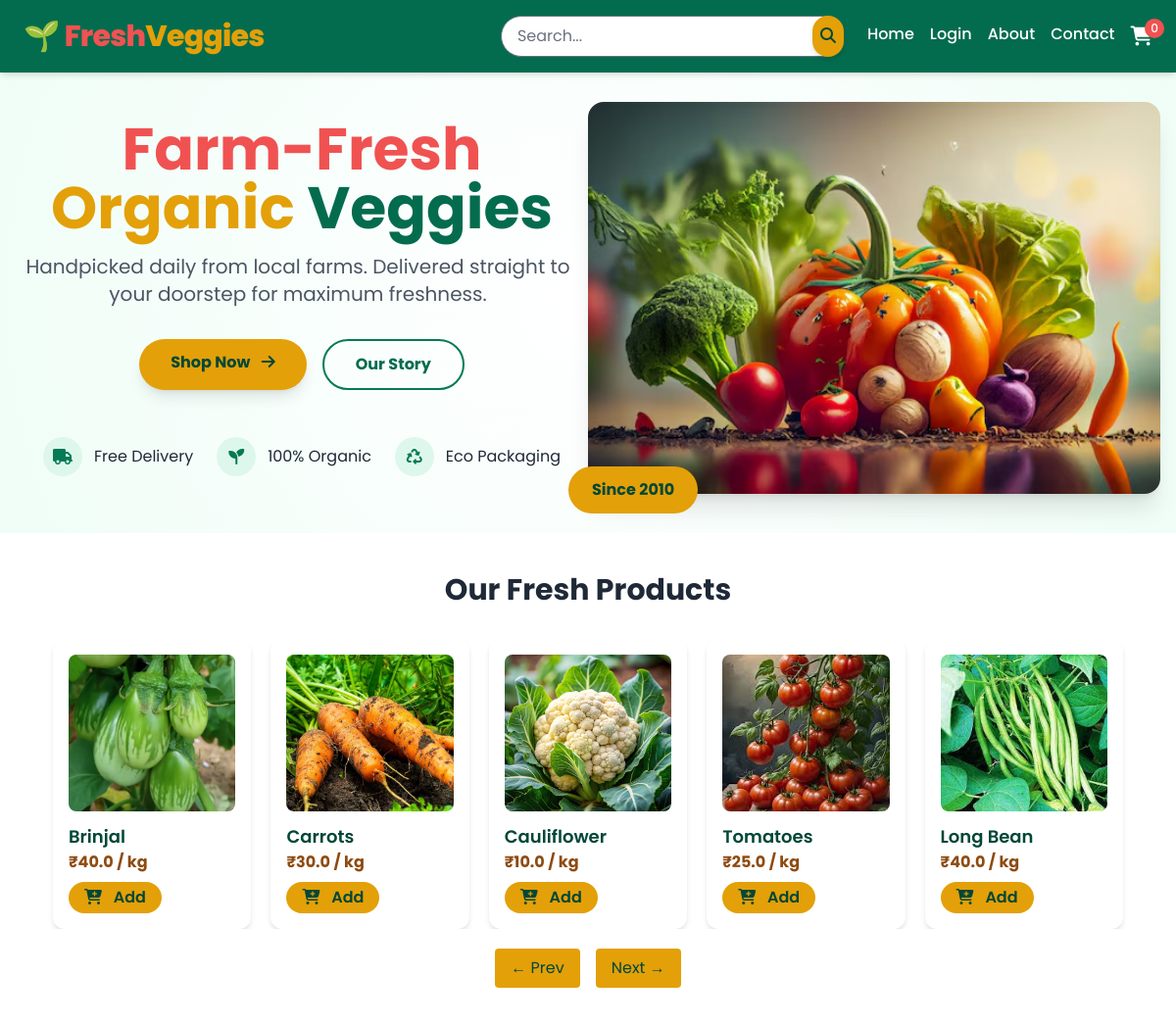
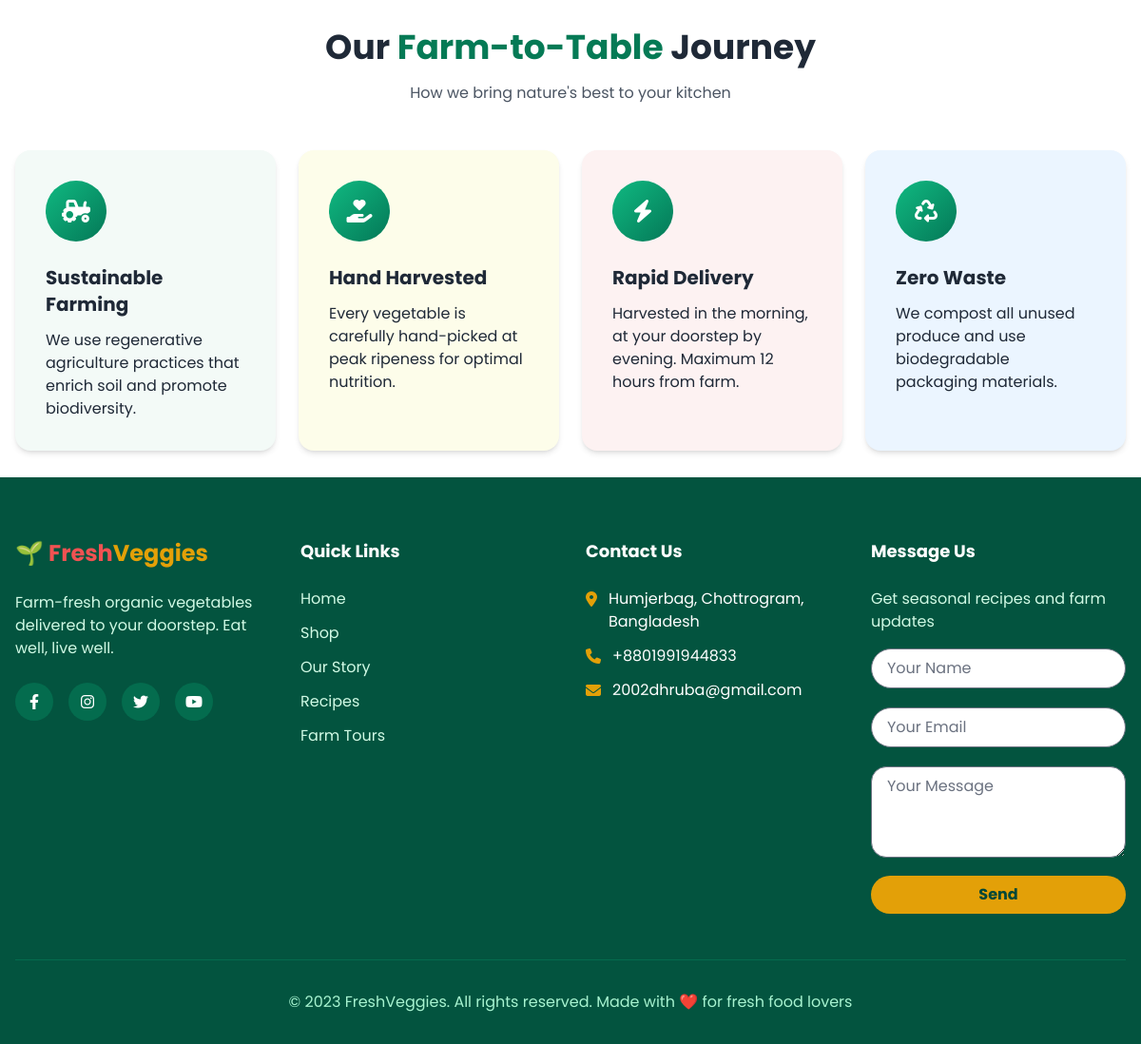
The page / on the database its author committed (2 pictures, top to bottom).
### app.py (models this page shows, shortened)
class Product(db.Model):
    id = db.Column(db.Integer, primary_key=True)
    name = db.Column(db.String(100), nullable=False)
    price = db.Column(db.Float, nullable=False)
    image = db.Column(db.String(200), nullable=False)
    category = db.Column(db.String(50), nullable=False)

### app.py (the view)
@app.route('/')
def home():
    products = Product.query.all()
    cart_count = 0
    if 'user_id' in session:
        user = User.query.get(session['user_id'])
        cart_count = CartItem.query.filter_by(user_id=user.id).count()
    return render_template('index.html', products=products, cart_count=cart_count)

### app.py (called while the page is built)
@app.context_processor
def inject_csrf_token():
    return dict(csrf_token=generate_csrf)

### templates/index.html (shortened to what this page needs)
<!DOCTYPE html>
<html lang="en">
<head>
  <link href="https://cdn.jsdelivr.net/npm/tailwindcss@2.2.19/dist/tailwind.min.css" rel="stylesheet">
  <link rel="stylesheet" href="https://cdnjs.cloudflare.com/ajax/libs/font-awesome/6.4.0/css/all.min.css">
  <link href="https://cdnjs.cloudflare.com/ajax/libs/flowbite/2.2.1/flowbite.min.css" rel="stylesheet">
</head>
<body class="bg-white text-gray-800 pt-16">
  <nav class="bg-green-700 text-white py-4 px-6 shadow-md fixed top-0 left-0 w-full z-50" aria-label="Main navigation">
    <div class="max-w-7xl mx-auto flex flex-col md:flex-row justify-between items-center gap-4">
      <a href="/">
        <h1 class="text-3xl font-extrabold tracking-tight">
          <span class="text-red-500">🌱 Fresh</span><span class="text-yellow-400">Veggies</span>
        </h1>
      </a>
      <div class="flex items-center space-x-6 relative w-full md:w-auto">
        <form action="/search" method="GET" class="relative w-full">
          <input type="text" name="q" placeholder="Search..."
                 class="rounded-full px-4 py-2 text-gray-800 focus:outline-none focus:ring-2 focus:ring-yellow-400 w-full"
                 id="search-input" aria-label="Search products" />
          <button type="submit" class="ml-2 bg-yellow-400 text-green-900 rounded-full p-2 hover:bg-yellow-300 transition shadow-md absolute right-0 top-0 h-full">
            <i class="fas fa-search"></i>
          </button>
        </form>
        <ul class="flex space-x-4 text-md font-medium">
          <li><a href="/" class="hover:text-yellow-300 transition">Home</a></li>
          {% if 'username' in session %}
            <li><a href="/logout" class="hover:text-yellow-300 transition">Logout</a></li>
          {% else %}
            <li><a href="/login" class="hover:text-yellow-300 transition">Login</a></li>
          {% endif %}
          <li><a href="#about" class="hover:text-yellow-300 transition">About</a></li>
          <li><a href="#contact" class="hover:text-yellow-300 transition">Contact</a></li>
          <li>
            <a href="/cart" class="relative" aria-label="Shopping cart">
              <i class="fas fa-shopping-cart text-xl"></i>
              {% if 'user_id' in session %}
                <span class="absolute -top-2 -right-3 bg-red-500 text-white rounded-full w-5 h-5 flex items-center justify-center text-xs" id="cart-count">{{ cart_count }}</span>
              {% else %}
                <span class="absolute -top-2 -right-3 bg-red-500 text-white rounded-full w-5 h-5 flex items-center justify-center text-xs">0</span>
              {% endif %}
            </a>
          </li>
        </ul>
      </div>
    </div>
  </nav>
  <main id="main-content">
    <section class="hero-pattern py-10">
      <div class="max-w-7xl mx-auto px-4 flex flex-col md:flex-row items-center">
        <div class="md:w-1/2 text-center md:text-left mb-10 md:mb-0">
          <h1 class="text-4xl md:text-5xl lg:text-6xl font-bold mb-4 leading-tight">
            <span class="text-red-500">Farm-Fresh</span>
            <span class="text-yellow-400">Organic</span>
            <span class="text-green-700">Veggies</span>
          </h1>
          <p class="text-lg md:text-xl text-gray-600 max-w-xl mb-8">
            Handpicked daily from local farms. Delivered straight to your doorstep for maximum freshness.
          </p>
          <div class="flex flex-col sm:flex-row gap-4 justify-center md:justify-start">
            <a href="#products" class="bg-yellow-400 text-green-900 px-8 py-3 rounded-full font-bold hover:bg-yellow-300 transition shadow-lg text-center">
              Shop Now <i class="fas fa-arrow-right ml-2"></i>
            </a>
            <a href="#about" class="border-2 border-green-600 text-green-700 px-8 py-3 rounded-full font-bold hover:bg-green-50 transition text-center">
              Our Story
            </a>
          </div>
          <div class="mt-12 flex flex-wrap gap-6 justify-center md:justify-start">
            <div class="flex items-center">
              <div class="w-10 h-10 rounded-full bg-green-100 flex items-center justify-center mr-3">
                <i class="fas fa-truck text-green-600" aria-hidden="true"></i>
              </div>
              <span>Free Delivery</span>
            </div>
            <div class="flex items-center">
              <div class="w-10 h-10 rounded-full bg-green-100 flex items-center justify-center mr-3">
                <i class="fas fa-seedling text-green-600" aria-hidden="true"></i>
              </div>
              <span>100% Organic</span>
            </div>
            <div class="flex items-center">
              <div class="w-10 h-10 rounded-full bg-green-100 flex items-center justify-center mr-3">
                <i class="fas fa-recycle text-green-600" aria-hidden="true"></i>
              </div>
              <span>Eco Packaging</span>
            </div>
          </div>
        </div>
        <div class="md:w-1/2 flex justify-center md:justify-end">
          <div class="relative">
            <img src="static/op.avif"
                 alt="Fresh organic vegetables arranged in baskets"
                 class="rounded-2xl shadow-xl object-cover"
                 style="width: 100%; max-width: 700px; height: 400px;">
            <div class="absolute -bottom-5 -left-5 bg-yellow-400 text-green-900 px-6 py-3 rounded-full font-bold">
              Since 2010
            </div>
          </div>
        </div>
      </div>
    </section>
    <div class="relative max-w-6xl mx-auto pt-10 px-5 mb-10" id="products">
      <h2 class="text-3xl font-bold text-center mb-8">Our Fresh Products</h2>
      <div class="carousel-container">
        <div class="carousel-track" id="carousel-track">
          {% for product in products %}
          <div class="carousel-item">
            <div class="bg-white text-green-900 rounded-xl shadow-md p-4 relative">
              <img src="static/{{ product.image }}" alt="{{ product.name }}" class="rounded-lg h-40 w-full object-cover mb-3">
              <h3 class="font-semibold text-lg">{{ product.name }}</h3>
              <p class="text-yellow-700 font-bold mb-2">₹{{ product.price }} / kg</p>
              <button class="add-to-cart bg-yellow-400 text-green-900 px-4 py-1 rounded-full font-semibold hover:bg-yellow-300"
                      data-product-id="{{ product.id }}"
                      aria-label="Add {{ product.name }} to cart">
                <i class="fas fa-cart-plus mr-2"></i> Add
              </button>
            </div>
          </div>
          {% endfor %}
        </div>
      </div>
      <div class="carousel-controls">
        <button type="button" class="px-4 py-2 bg-yellow-400 text-green-900 rounded hover:bg-yellow-300" id="carousel-prev">
          ← Prev
        </button>
        <button type="button" class="px-4 py-2 bg-yellow-400 text-green-900 rounded hover:bg-yellow-300 ml-4" id="carousel-next">
          Next →
        </button>
      </div>
    </div>
    <section id="about" class="py-7 bg-white">
      <div class="max-w-7xl mx-auto px-4">
        <div class="text-center mb-12">
          <h2 class="text-4xl font-bold mb-4">Our <span class="text-green-600">Farm-to-Table</span> Journey</h2>
          <p class="text-gray-600 max-w-2xl mx-auto">How we bring nature's best to your kitchen</p>
        </div>
        <div class="grid grid-cols-1 md:grid-cols-2 lg:grid-cols-4 gap-6">
          <div class="p-8 bg-green-50 rounded-2xl shadow-md">
            <div class="farm-icon w-16 h-16 rounded-full flex items-center justify-center mb-6">
              <i class="fas fa-tractor text-white text-2xl" aria-hidden="true"></i>
            </div>
            <h3 class="font-bold text-xl mb-3">Sustainable Farming</h3>
            <p>We use regenerative agriculture practices that enrich soil and promote biodiversity.</p>
          </div>
          <div class="p-8 bg-yellow-50 rounded-2xl shadow-md">
            <div class="farm-icon w-16 h-16 rounded-full flex items-center justify-center mb-6">
              <i class="fas fa-hand-holding-heart text-white text-2xl" aria-hidden="true"></i>
            </div>
            <h3 class="font-bold text-xl mb-3">Hand Harvested</h3>
            <p>Every vegetable is carefully hand-picked at peak ripeness for optimal nutrition.</p>
          </div>
          <div class="p-8 bg-red-50 rounded-2xl shadow-md">
            <div class="farm-icon w-16 h-16 rounded-full flex items-center justify-center mb-6">
              <i class="fas fa-bolt text-white text-2xl" aria-hidden="true"></i>
            </div>
            <h3 class="font-bold text-xl mb-3">Rapid Delivery</h3>
            <p>Harvested in the morning, at your doorstep by evening. Maximum 12 hours from farm.</p>
          </div>
          <div class="p-8 bg-blue-50 rounded-2xl shadow-md">
            <div class="farm-icon w-16 h-16 rounded-full flex items-center justify-center mb-6">
              <i class="fas fa-recycle text-white text-2xl" aria-hidden="true"></i>
            </div>
            <h3 class="font-bold text-xl mb-3">Zero Waste</h3>
            <p>We compost all unused produce and use biodegradable packaging materials.</p>
          </div>
        </div>
      </div>
    </section>
  </main>
  <footer id="contact" class="bg-green-800 text-white pt-16 pb-8">
    <div class="max-w-7xl mx-auto px-4">
      <div class="grid grid-cols-1 md:grid-cols-4 gap-8 mb-12">
        <div>
          <h3 class="text-2xl font-bold mb-6">
            <span class="text-red-500">🌱 Fresh</span><span class="text-yellow-400">Veggies</span>
          </h3>
          <p class="mb-6 text-green-100">Farm-fresh organic vegetables delivered to your doorstep. Eat well, live well.</p>
          <div class="flex space-x-4">
            <a href="#" class="w-10 h-10 rounded-full bg-green-700 flex items-center justify-center hover:bg-green-600" aria-label="Facebook">
              <i class="fab fa-facebook-f"></i>
            </a>
            <a href="#" class="w-10 h-10 rounded-full bg-green-700 flex items-center justify-center hover:bg-green-600" aria-label="Instagram">
              <i class="fab fa-instagram"></i>
            </a>
            <a href="#" class="w-10 h-10 rounded-full bg-green-700 flex items-center justify-center hover:bg-green-600" aria-label="Twitter">
              <i class="fab fa-twitter"></i>
            </a>
            <a href="#" class="w-10 h-10 rounded-full bg-green-700 flex items-center justify-center hover:bg-green-600" aria-label="YouTube">
              <i class="fab fa-youtube"></i>
            </a>
          </div>
        </div>
        <div>
          <h4 class="text-lg font-bold mb-6">Quick Links</h4>
          <ul class="space-y-3">
            <li><a href="/" class="text-green-100 hover:text-yellow-300">Home</a></li>
            <li><a href="#products" class="text-green-100 hover:text-yellow-300">Shop</a></li>
            <li><a href="#about" class="text-green-100 hover:text-yellow-300">Our Story</a></li>
            <li><a href="#" class="text-green-100 hover:text-yellow-300">Recipes</a></li>
            <li><a href="#" class="text-green-100 hover:text-yellow-300">Farm Tours</a></li>
          </ul>
        </div>
        <div>
          <h4 class="text-lg font-bold mb-6">Contact Us</h4>
          <ul class="space-y-3">
            <li class="flex items-start">
              <i class="fas fa-map-marker-alt mt-1 mr-3 text-yellow-400" aria-hidden="true"></i>
              <span>Humjerbag, Chottrogram, Bangladesh</span>
            </li>
            <li class="flex items-start">
              <i class="fas fa-phone mt-1 mr-3 text-yellow-400" aria-hidden="true"></i>
              <span>+8801991944833</span>
            </li>
            <li class="flex items-start">
              <i class="fas fa-envelope mt-1 mr-3 text-yellow-400" aria-hidden="true"></i>
              <span>2002dhruba@gmail.com</span>
            </li>
          </ul>
        </div>
        <div>
          <h4 class="text-lg font-bold mb-6">Message Us</h4>
          <p class="text-green-100 mb-4">Get seasonal recipes and farm updates</p>
          <form method="POST" action="/send_message">
            <div class="mb-3">
              <input type="text" name="name" placeholder="Your Name"
                     class="w-full rounded-full px-4 py-2 text-gray-800 focus:outline-none mb-2"
                     aria-label="Your Name">
            </div>
            <div class="mb-3">
              <input type="email" name="email" placeholder="Your Email"
                     class="w-full rounded-full px-4 py-2 text-gray-800 focus:outline-none mb-2"
                     aria-label="Your Email">
            </div>
            <div class="mb-3">
              <textarea name="message" placeholder="Your Message"
                        class="w-full rounded-2xl px-4 py-2 text-gray-800 focus:outline-none h-24"
                        aria-label="Your Message"></textarea>
            </div>
            <button type="submit" class="bg-yellow-400 text-green-900 rounded-full py-2 px-6 font-bold hover:bg-yellow-300 transition w-full">
              Send
            </button>
          </form>
        </div>
      </div>
      <div class="pt-8 border-t border-green-700 text-center text-green-200">
        <p>© 2023 FreshVeggies. All rights reserved. Made with ❤️ for fresh food lovers</p>
      </div>
    </div>
  </footer>
</body>
</html>

### templates/index.html (style rules this page uses)
body { font-family: 'Poppins', sans-serif; scroll-behavior: smooth; }
.hero-pattern { background: radial-gradient(circle, rgba(255,255,255,0.9) 0%, rgba(236,253,245,0.8) 100%); }
.farm-icon { background: linear-gradient(135deg, #10b981 0%, #047857 100%); }
.carousel-container { position: relative; overflow: hidden; width: 100%; }
.carousel-track { display: flex; transition: transform 0.5s ease-in-out; }
.carousel-item { flex: 0 0 20%; padding: 0 10px; box-sizing: border-box; }
.carousel-controls { display: flex; justify-content: center; margin-top: 20px; }

### rows shown on the page
Product: image (picture), name "Brinjal", price "40.0"
Product: image (picture), name "Carrots", price "30.0"
Product: image (picture), name "Cauliflower", price "10.0"
Product: image (picture), name "Tomatoes", price "25.0"
Product: image (picture), name "Long Bean", price "40.0"
